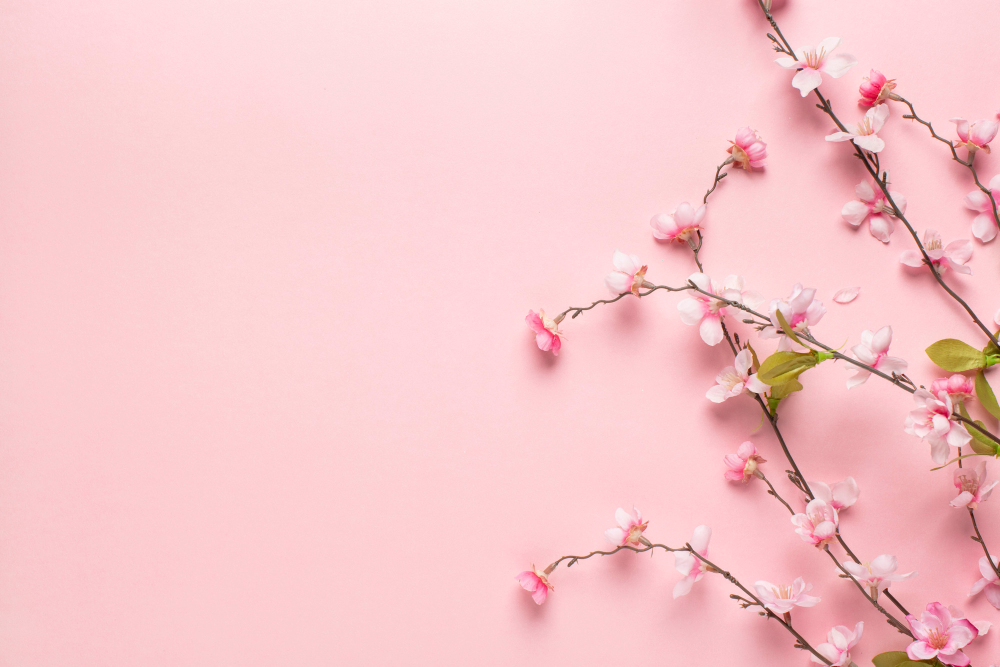
#> input picture s.jpg, 2000 x 1333 px (shown at 1/2 size)
$ python -i Image_and_Video_Editing_App.py   (imports and definitions only)
#> lines starting #> are read from the running program, lines starting #| are printed output that depends on the picture
#!/usr/bin/env python
# coding: utf-8

# # IMAGE AND VIDEO EDITING APPLICATION

# In[1]:


# IMPORTING DESIRED LIBRARIES
from tkinter import messagebox
from tkinter import filedialog                                                      # FOR UPLOADING FILE
from tkinter import *
import tkinter as tk
import numpy as np                                                                  # FOR CALCULATIONS
import cv2                                                                          # IMAGE LIBRARY
from PIL import Image,ImageTk,ImageFilter,ImageOps                                  # FOR READING IMAGE
import matplotlib.pyplot as plt


# # APPLICATION

# # UPLOADING FILES

# In[2]:


# 1- ====================> UPLOADING & READING FILE <=====================

# [159 lines left out: functions upload_file, video_to_images, show_input_image, show_output_image, input_frame, show_frame and 6 more, not called in this run]

# 2- LAPLACIAN FILTER
def laplacian_filter(img):
    if len(img.shape)==3:                            # CONVERSION TO GRAY
            img=cv2.cvtColor(img,cv2.COLOR_BGR2GRAY)
    laplace_kernel=np.array([[0,1,0],[1,-4,1],[0,1,0]])                               # DEFINING FILTER
    return cv2.filter2D(src=img,ddepth=-1,kernel=laplace_kernel)                      # APPLYING IT

# 3- THRESHOLDING
# [72 lines left out: functions thresholding, smoothing, Kmeans, Intra_Cluster_Sum_of_Sqaures, Elbow_method, Clustering, not called in this run]


def LOG(img):
    if len(img.shape)==3:                                                        # CONVERSION TO GRAY
            img=cv2.cvtColor(img,cv2.COLOR_BGR2GRAY)
    kernel_size=2
    x=np.arange(-(kernel_size-1)//2,(kernel_size-1)//2+1)                        # ASSIGNING X AND Y
    y=np.arange(-(kernel_size-1)//2,(kernel_size-1)//2+1)
    xx,yy=np.meshgrid(x,y)
    kernel=(1/(2*np.pi*2.3**2))*np.exp(-(xx**2+yy**2)/(2*2.3**2))                # UPDATING KERNEL
    kernel/=np.sum(kernel)
    img=cv2.filter2D(img,-1,kernel)                                              # FILTERING
    return laplacian_filter(img)                                                 # LAPLACIAN

# [71 lines left out: functions adaptive_thresholding, Erosion, Dilation, not called in this run]


# Opening
def Opening(img,structuring_element):
    return Dilation(Erosion(img,structuring_element),structuring_element)

# Closing
def Closing(img,structuring_element):
    return Erosion(Dilation(img,structuring_element),structuring_element)


# [30 lines left out: functions compress_image, Erosion_Caller, Dilation_Caller, Opening_Caller, Closing_Caller, not called in this run]

def compress_image_caller():
    threshold=100
    return compress_image(img, threshold)


# 4- =========> FILTER APPLIER FUNCTIONS <=================
#SEQUENCE OF OPERATIONS:
# [75 lines left out: functions FILTER_APPLIER_SEQ, FILTER_APPLIER, not called in this run]


# # MAIN APP

# In[7]:


#===============> MAIN FUNCTION <================
# [5 lines not run here, left out]

# DECLARING GLOBAL VARIABLES TO BE USED
filename=None
img_label=None
img_output_label=None
font=('times',18,'bold')
fram1=None
frame2=None
menu_options=None
next_button=None
next_button1=None
previous_button=None
previous_button1=None
# [1 line that did not run here, left out]
frame2=None
frame1=None
img=None
operations=[]


# [69 lines left out: functions editor, sign_in, not called in this run]

# [1 line not run here, left out]
# [1 line that did not run here, left out]
img=ImageTk.PhotoImage(img)
# [1 line not run here, left out]
# [1 line that did not run here, left out]
# [1 line not run here, left out]

# [1 line that did not run here, left out]
# [1 line not run here, left out]
def on_enter(e):
    user.delete(0,'end')

# [4 lines left out: function on_leave, not called in this run]

# [1 line that did not run here, left out]
# [5 lines not run here, left out]

def on_enter(e):
    code.delete(0,'end')

# [4 lines left out: function on_leave, not called in this run]

# [1 line that did not run here, left out]
# [7 lines not run here, left out]


# # END

>>> import cv2
>>> picture = cv2.imread('s.jpg')
#> picture is the input picture: shape (1333, 2000, 3); mean B, G, R 202.4, 199.4, 246.3
>>> result = LOG(picture)
#> in LOG, `img=cv2.cvtColor(img,cv2.COLOR_BGR2GRAY)`:
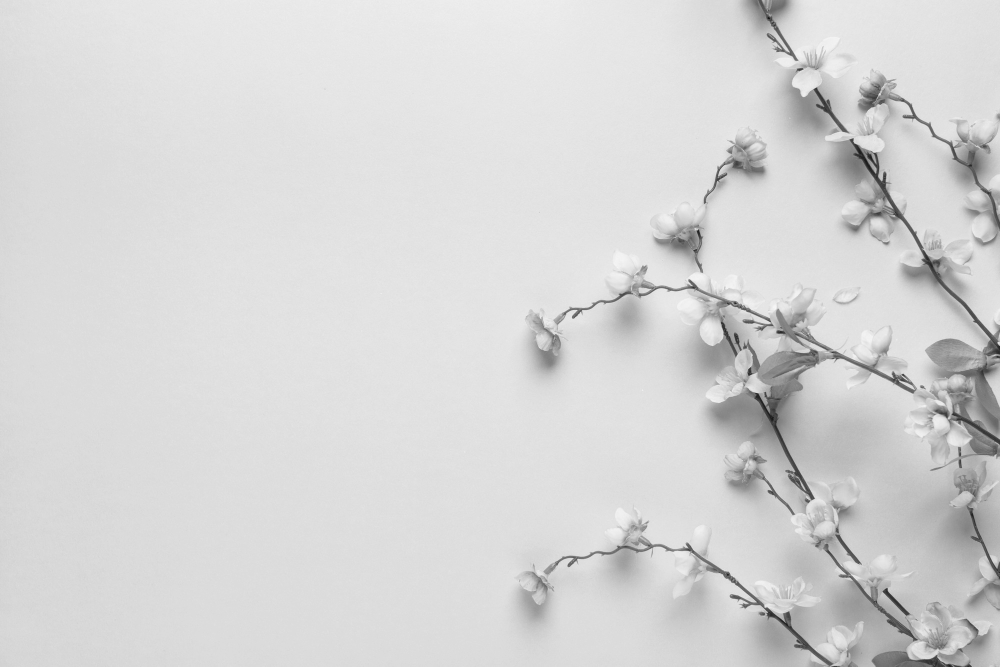
#> img: shape (1333, 2000) (shown at 1/2 size); min 12, max 249, mean 213.8
#> in laplacian_filter, `return cv2.filter2D(src=img,ddepth=-1,kernel=laplace_kernel)`:
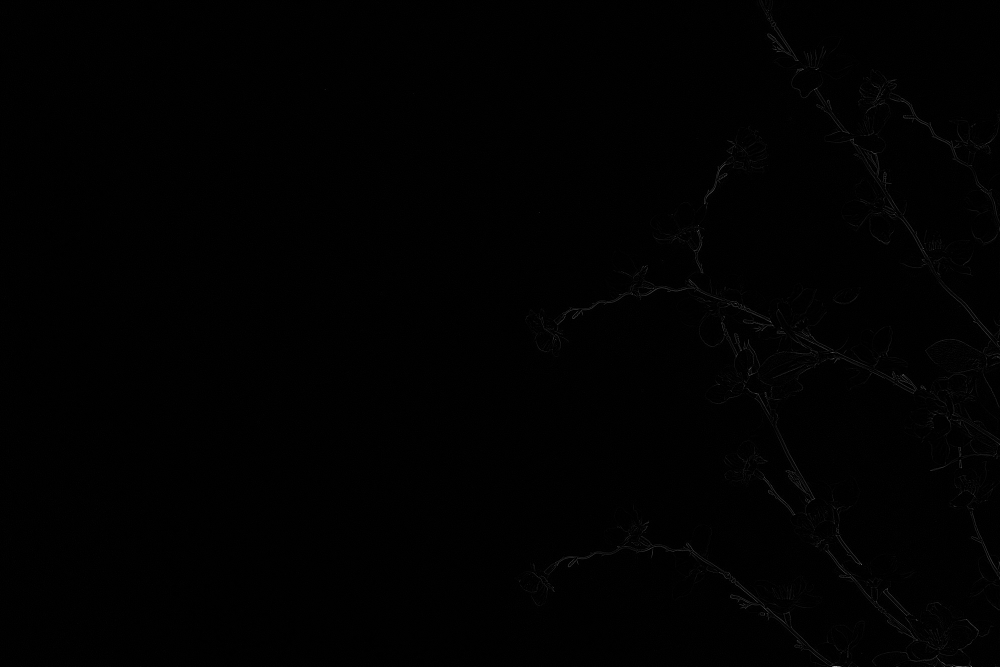
#> returned value: shape (1333, 2000) (shown at 1/2 size); min 0, max 167, mean 1.2
